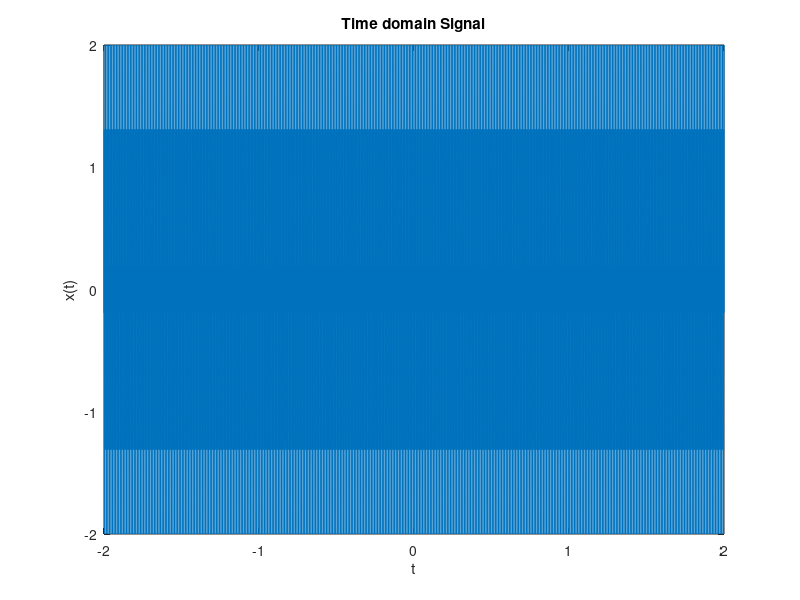

This chart was generated by the following MATLAB code: (Note: this script raises an error after producing the figure.)
clc
clear
close all

fs=1000;

t=-2:1/fs:2; %Time

x=cos(2*pi*100*t) + cos(2*pi*500*t); %Signal

plot(t,x)
xlabel('t');
ylabel('x(t)');
title('Time domain Signal')

N=length(x);
N1=2^nextpow2(N);
X=fft(x,N1);
X=X(1:N1/2);
X_mag=abs(X); 
X_phase=phase(X);
f=fs*(0:N1/2-1)/N1;
figure
plot(f,(X_mag/N1));
xlabel('Frequency (Hz)');
ylabel('Magnitude Spectrum');
title('Magnitude Spectrum vs f')

figure
plot(f,X_phase);
xlabel('Frequency (Hz)');
ylabel('Phase Spectrum');
title('Phase Spectrum vs f')
